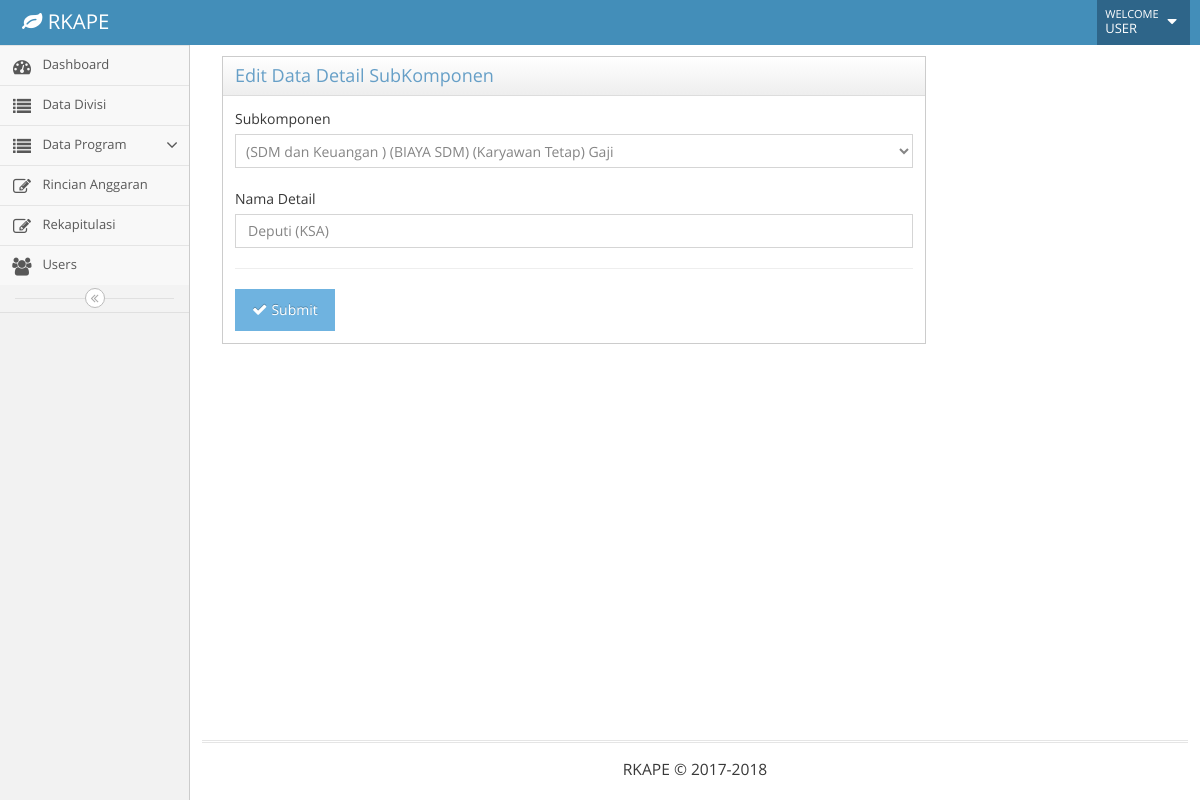
The app's page /index.php/subkomponen/edit_detail/47 with its own data.
### tables this page shows
CREATE TABLE `detail_subkomponen` (
  `id_detail` int(11) NOT NULL,
  `nama_detail` varchar(100) NOT NULL,
  `qty` int(11) DEFAULT NULL,
  `satuan` varchar(100) DEFAULT NULL,
  `frq` int(100) DEFAULT NULL,
  `anggaran` double DEFAULT NULL,
  `id_subkomponen` int(11) NOT NULL
);

### application/libraries/Template.php (called while the page is built)
<?php if ( ! defined('BASEPATH')) exit('No direct script access allowed');
class Template {
		var $template_data = array();
		function set($name, $value)
		{
			$this->template_data[$name] = $value;
		}
		function load($template = '', $view = '' , $view_data = array(), $return = FALSE)
		{
			$this->CI =& get_instance();
			$this->set('contents', $this->CI->load->view($view, $view_data, TRUE));
			return $this->CI->load->view($template, $this->template_data, $return);
		}
}

### application/controllers/Subkomponen.php (called while the page is built, shortened)
<?php
class Subkomponen extends CI_Controller
{
	function edit_detail(){
		if (isset($_POST['submit'])){
			$id 		 = $this->input->post('id');
			$nama		 = $this->input->post('nama');
			$subkomponen = $this->input->post('subkomponen');
			$data        = array('nama_detail' => $nama,
				'id_subkomponen' => $subkomponen);
			$this->Model_detail->edit_detail($data,$id);
			redirect('subkomponen/detail');
		}
		else{
			$data['judul'] = 'Detail';
			$data['subjudul'] = 'Edit Detail ';
			$id             =  $this->uri->segment(3);
			$data['subkomponen'] = $this->Model_subkomponen->tampil()->result();
			$data['record'] = $this->Model_detail->get_one($id)->row_array();
			$this->template->load('template','detail/f_edit',$data);
		}
	}
}
?>

### index.php (called while the page is built, shortened)
<?php
require_once BASEPATH.'core/CodeIgniter.php';

### application/models/Model_subkomponen.php (called while the page is built, shortened)
	<?php
class Model_subkomponen extends CI_Model
{
	function tampil(){
		 $query = "SELECT *FROM subkomponen left join komponen on subkomponen.id_komponen = komponen.id_komponen left join suboutput ON komponen.id_suboutput = suboutput.id_suboutput left join divisi on suboutput.id_divisi = divisi.id_divisi ORDER BY divisi.deskripsi,suboutput.nama_suboutput, komponen.nama_komponen, subkomponen.nama_subkomponen ASC";
			return $this->db->query($query);
	}
}
 ?>

### application/models/Model_detail.php (called while the page is built, shortened)
<?php
class Model_detail extends CI_Model
{
	function get_one($id){
		$param = array('id_detail' =>$id);
		return $this->db->get_where('detail_subkomponen',$param);
	}
}
?>

### application/views/detail/f_edit.php (the view, shortened to what this page needs)
<?= form_open('subkomponen/edit_detail'); ?>
<div class="col-xs-12 col-sm-9">
	<div class="widget-box">
		<div class="widget-header">
			<h4 class="widget-title">Edit Data Detail SubKomponen</h4>
		</div>
		<div class="widget-body">
			<div class="widget-main">
				<div>
					<label for="form-field-9">Subkomponen</label><br>
					<select required name="subkomponen" class="form-control">
						<?php foreach ($subkomponen as $k): ?>
							<option <?php if($k->id_subkomponen==$record['id_subkomponen']){ echo "selected";} ?>  value="<?= $k->id_subkomponen; ?>"><?= '('.$k->deskripsi.') ('.$k->nama_suboutput.') ('.$k->nama_komponen.') '. $k->nama_subkomponen ?></option>
						<?php endforeach ?>
					</select>
				</div>
				<br>
				<div>
					<label for="form-field-8">Nama Detail</label>
					<input required name="nama" class="form-control" placeholder="Masukan Nama" value="<?= $record['nama_detail']; ?>"></input>
				</div>
				<hr>
				<div>
					<button class="btn btn-info" type="submit" name="submit">
						<i class="ace-icon fa fa-check bigger-110"></i>Submit
					</button>
				</div>
			</div>
		</div>
	</div>
</div>

### records on screen
detail_subkomponen: subkomponen "(SDM dan Keuangan ) (BIAYA SDM) (Karyawan Tetap) Gaji", nama "Deputi (KSA)"
